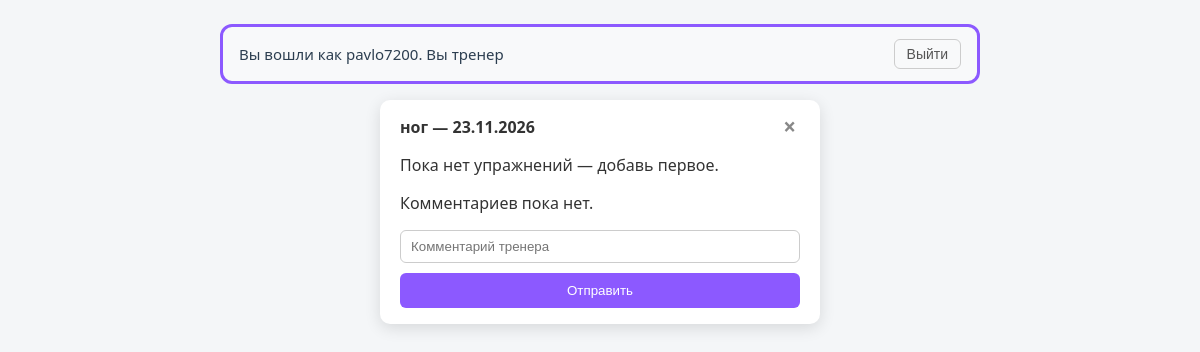
The page /train/5 (signed in) on the database its author committed.
### app.py (models this page shows, shortened)
class User(UserMixin, db.Model):  # создает нашего пользователя с характеристиками
    id = db.Column(db.Integer, primary_key=True)
    username = db.Column(db.String(50), unique=True)
    password_hash = db.Column(db.String(200))
    role = db.Column(db.String(20), default="client")  # разделение доступа

class Train(db.Model):  # тренировка = событие в календаре
    id = db.Column(db.Integer, primary_key=True)
    year = db.Column(db.Integer, nullable=False)
    month = db.Column(db.Integer, nullable=False)
    day = db.Column(db.Integer, nullable=False)
    time = db.Column(db.String(5), nullable=False)
    title = db.Column(db.String(100), nullable=False)
    user_id = db.Column(db.Integer, db.ForeignKey("user.id"))  # кто создал (клиент)
    exercises = db.relationship("TrainList", backref="train",
                                cascade="all, delete-orphan")  # при удалении тренировки удалятся упражнения
    comments = db.relationship("Comment", backref="train",
                               cascade="all, delete-orphan")  # и комментарии тоже

### app.py (the view)
@app.route("/train/<int:train_id>")
@login_required
def train_page(train_id):  # страница конкретной тренировки
    train = db.session.get(Train, train_id)
    if not train:
        return "Тренировка не найдена", 404
    if current_user.role != "trainer" and train.user_id != current_user.id:
        return "Нет доступа к этой тренировке", 403
    exercises = db.session.scalars(
        db.select(TrainList).filter_by(train_id=train.id).order_by(TrainList.id)
    ).all()
    comments = db.session.scalars(
        db.select(Comment).filter_by(train_id=train.id).order_by(Comment.created_at)
    ).all()
    return render_template(
        "training_list.html",
        train=train,
        exercises=exercises,
        comments=comments,
        is_owner=(train.user_id == current_user.id),
        is_trainer=(current_user.role == "trainer"),
    )

### app.py (called while the page is built)
@login_manager.user_loader
def load_user(user_id):  # позволяет совершать быстрый вход
    return db.session.get(User, int(user_id))

### templates/training_list.html (shortened to what this page needs)
{% extends "base.html" %}
{% block content %}
<div class="panel">
    <div class="panel-head">
        <span>{{ train.title }} — {{ "%02d"|format(train.day) }}.{{ "%02d"|format(train.month) }}.{{ train.year }}</span>
        <a class="panel-close"
           href="{{ url_for('index', year=train.year, month=train.month) }}"
           title="Закрыть">&times;</a>
    </div>
    {% if exercises %}
    <ul class="task-list">
        {% for ex in exercises %}
        <li>{{ ex.name_of_exercise }} — {{ ex.sets }} × {{ ex.reps }} {{ ex.kg }}кг
            {% if is_owner %}
            <form action="{{ url_for('delete_exercise') }}" method="post" style="display:inline;">
                <input type="hidden" name="exercise_id" value="{{ ex.id }}">
                <button type="submit" class="btn-delete" title="Удалить упражнение">×</button>
            </form>
            {% endif %}
        </li>
        {% endfor %}
    </ul>
    {% else %}
    <p class="empty-note">Пока нет упражнений — добавь первое.</p>
    {% endif %}
    {% if not (is_owner and is_trainer) %}
    <div class="comments">
        {% for c in comments %}
        <p class="comment"><b>{{ c.author.username }}</b> — {{ c.text }}</p>
        {% else %}
        <p class="empty-note">Комментариев пока нет.</p>
        {% endfor %}
    </div>
    {% endif %}
    {% if is_trainer and not is_owner %}
    <form action="{{ url_for('add_comment') }}" method="post" class="add-form">
        <input type="text" name="text" placeholder="Комментарий тренера" maxlength="500" required>
        <button type="submit">Отправить</button>
    </form>
    {% endif %}
</div>
{% endblock %}

### templates/base.html (shortened to what this page needs)
<!doctype html>
<html lang="ru">
<head>
    <link rel="stylesheet" href="{{ url_for('static', filename='style.css') }}">
</head>
<body>
<div class="container">
    {% if current_user.is_authenticated %}
    <header class="top-bar">
        <p>Вы вошли как {{ current_user.username }}. Вы
            {% if current_user.role=='trainer' %}
            тренер
            {% else %}
            клиент
            {% endif %}</p>
        <form method="post" action="{{ url_for('logout') }}">
            <button>Выйти</button>
        </form>
    </header>
    {% endif %}
    {% block content %}
    {% endblock %}
</div>
</body>
</html>

### static/style.css (style rules this page uses)
body { font-family: "Segoe UI", Arial, sans-serif; background: #f4f6f8; margin: 0; padding: 24px; color: #333; }
.container { max-width: 760px; margin: 0 auto; }
.top-bar { display: flex; justify-content: space-between; align-items: center; padding: 12px 16px; background-color: #f8f9fa; border: 3px solid #8C59FF; border-radius: 12px; color: #2c3e50; font-size: 15px; }
.top-bar p { margin: 0; font-weight: 500; }
.top-bar button { background: none; border: 1px solid #ccc; padding: 6px 12px; border-radius: 6px; cursor: pointer; font-size: 14px; color: #555; }
.panel { max-width: 400px; margin: 16px auto; background: #fff; border-radius: 10px; padding: 16px 20px; box-shadow: 0 4px 16px rgba(0, 0, 0, 0.12); }
.panel-head { display: flex; justify-content: space-between; align-items: center; margin-bottom: 14px; font-weight: 600; }
.panel-close { text-decoration: none; color: #888; font-size: 1.4em; line-height: 1; padding: 0 4px; }
.add-form input { width: 100%; padding: 8px 10px; border: 1px solid #ccc; border-radius: 6px; margin-bottom: 10px; box-sizing: border-box; }
.add-form button { width: 100%; padding: 10px; background: #8C59FF; color: #fff; border: none; border-radius: 6px; cursor: pointer; }

### rows shown on the page
User: username "pavlo7200"
Train: title "ног", day "23", month "11", year "2026"
